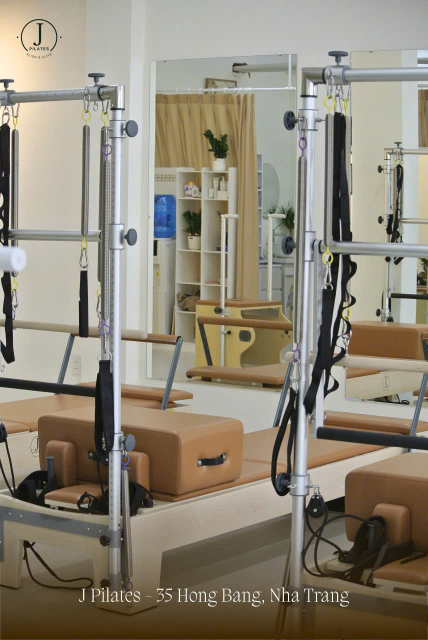
#> input picture docs/thiet-ke/anh-studio/studio-01.jpg, 856 x 1280 px, given in place of studio-13.jpg, which was not available (shown at 1/2 size)
$ python dung-anh.py
#> lines starting #> are read from the running program, lines starting #| are printed output that depends on the picture; pictures that were not available may be replaced by others from this repository, and a replacement may not be noted
"""Dựng ảnh cho từng vị trí trên site, từ 21 khung studio gửi ngày 28.08.2026.

    python3 -m pip install pillow numpy
    python3 docs/thiet-ke/anh-studio/dung-anh.py --phuong-an a

Vì sao có script này thay vì sửa tay trong Photoshop: mỗi vị trí trên site cần
một khung khác nhau, một khung cắt khác nhau và một grade khác nhau. Ghi những
quyết định đó thành mã nguồn thì lần sau còn đọc lại được "vì sao ảnh này nằm
ở đây, vì sao cắt chỗ này" — một thư mục PNG thì không.

BỘ ẢNH GỐC CÓ HAI THẾ GIỚI ÁNH SÁNG, VÀ CHỈ MỘT DÙNG ĐƯỢC
  · Khung 01-09, 17: đèn huỳnh quang, ám xanh lá, nền lộn xộn (xe đẩy, bình
    xịt, thảm nhiều màu, gương phản chiếu), lại thêm logo cháy vào góc trên và
    dải chú thích ở đáy. Đây là ảnh kiểm kê thiết bị, không phải ảnh thương hiệu.
  · Khung 11-15, 19-21: người tập ngược sáng trước tường rèm voan. Cao sáng,
    sạch, có hình khối. Đây là thế giới dùng được.
Trộn hai thế giới vào cùng một trang là lý do lớn nhất khiến trang trông rẻ.

BA THỨ PHẢI BỎ Ở MỌI KHUNG CẮT
  1. Sàn gạch xám — luôn chiếm 15-25% đáy khung và không nói gì.
  2. Watermark — logo góc trên + dải chú thích (01-09), viên "J PILATES"
     (20, 21), dòng "Something new is coming" (21).
  3. Ám xanh lá của đèn huỳnh quang trong vùng tối.
"""

from __future__ import annotations

import argparse
import os
import re
import sys

try:
    import numpy as np
    from PIL import Image, ImageFilter
except ImportError:  # pragma: no cover
    sys.exit("Cần Pillow và numpy: python3 -m pip install pillow numpy")

HERE = os.path.dirname(os.path.abspath(__file__))
ROOT = os.path.abspath(os.path.join(HERE, "..", "..", ".."))
DEST = os.path.join(ROOT, "src_FE", "public", "photos")

#: Chất lượng AVIF. 70 không phải số tròn cho đẹp: đo PSNR của cả mười tệp
#: so với chính bản đã grade, q70 ngang WebP q88 (chênh dưới 0.4 dB ở mọi khung)
#: mà nhẹ hơn 29%. Hạ xuống q65 thì nhẹ hơn 45% nhưng mất nửa dB — không đổi,
#: vì mục đích của AVIF ở đây là GIỮ NGUYÊN chất lượng và bớt byte, không phải
#: bớt byte bằng cách bớt chất lượng. Số đo nằm trong tài liệu đối chiếu.
AVIF_Q = 70

#: #f2f0ea (--sand) chuẩn hoá quanh 1.0 — hướng mà bóng được kéo về.
SAND_HUE = np.array([1.010, 1.000, 0.972])


def _arr(im: Image.Image) -> np.ndarray:
    return np.asarray(im.convert("RGB"), dtype=np.float32) / 255.0


def _img(a: np.ndarray) -> Image.Image:
    return Image.fromarray((np.clip(a, 0, 1) * 255 + 0.5).astype(np.uint8))


def _lum(a: np.ndarray) -> np.ndarray:
    return (a * np.array([0.2126, 0.7152, 0.0722])).sum(axis=2, keepdims=True)


def grade(
    im: Image.Image,
    *,
    wb=0.70,
    denoise=(1.1, 4.0, 0.70),
    floor=0.018,
    contrast=0.28,
    sat=0.90,
    volume=(80, 0.24),
    bloom=0.10,
    warm_bg=(0.64, 0.85),
    sweep=(0.72, 0.70, 0.80),
    grain=0.011,
    tone=0.0,
) -> Image.Image:
    """Chín bước, theo đúng thứ tự này. Mỗi bước sửa một khuyết tật cụ thể của
    bộ ảnh gốc, và thứ tự không đổi được: làm mịn phải đứng TRƯỚC mọi phép tăng
    tương phản, nếu không tương phản sẽ nhân vân nén lên trước khi bị dập.

    Các con số dưới đây tìm ra bằng cách thử — chừng hai mươi vòng đối chiếu
    trên khung studio-13, xem ở đúng kích thước sẽ hiển thị trên trang chứ
    không xem phóng to. Ghi lại ở đây để lần sau khỏi dò lại từ đầu.
    """
    a = _arr(im)

    # 1. Cân trắng MỘT PHẦN theo rèm (percentile 99 là vật trắng chắc chắn có
    #    trong khung). Cân đủ 100% thì hết ám xanh lá nhưng da chuyển cam;
    #    0.70 là chỗ vừa bỏ được ám vừa giữ da đúng.
    ref = np.percentile(a.reshape(-1, 3), 99.0, axis=0)
    a = a * (1 + (ref.mean() / np.maximum(ref, 1e-4) - 1) * wb)

    # 2. Dập vân nén ở trung gian — tức là ở da. Tệp gốc đi qua Zalo nên có vân;
    #    không dập trước thì bước 5 và 6 sẽ biến vân thành vệt loang trên tay.
    if denoise:
        lr, cr, amt = denoise
        yy, cb, cr_ = im.convert("YCbCr").split() if False else _img(a).convert("YCbCr").split()
        soft = _arr(Image.merge("YCbCr", (
            yy.filter(ImageFilter.GaussianBlur(lr)),
            cb.filter(ImageFilter.GaussianBlur(cr)),
            cr_.filter(ImageFilter.GaussianBlur(cr)),
        )).convert("RGB"))
        l = _lum(a)
        m = np.clip((l - 0.18) / 0.68, 0, 1)
        m = (np.sin((m - 0.5) * np.pi) * 0.5 + 0.5) * amt
        a = np.clip(a * (1 - m) + soft * m, 0, 1)

    # 3. Neo điểm đen. Ảnh gốc không có điểm đen — vùng tối dừng ở xám nhạt nên
    #    mặt nào cũng đục. floor > 0 để bóng vẫn mở.
    lo = np.percentile(a, 0.5)
    a = floor + (1 - floor) * np.clip((a - lo) / max(1e-4, 1 - lo), 0, 1)

    # 4. Nén mềm phần trên 0.70, nhưng 1.0 vẫn ra 1.0 — giãn khoảng sáng để nếp
    #    rèm không dồn thành một mảng phẳng.
    x = a.copy(); m = x > 0.70
    t = (x[m] - 0.70) / 0.30
    x[m] = 0.70 + 0.30 * np.tanh(t * 1.7) / np.tanh(1.7)
    a = np.clip(x, 0, 1)

    # 5. S-curve quanh trung gian, không đụng hai đầu.
    a = np.clip(a + contrast * (a - 0.5) * (1 - np.abs(a - 0.5) * 2), 0, 1)

    # 6. Ngả bóng về sắc cát (tone=0 là tắt). Nền trang là #f2f0ea; ảnh lạnh hơn
    #    nền thì luôn trông như dán vào. Sau khi đã cân trắng một phần thì
    #    thường không cần thêm nữa, nên mặc định tắt.
    if tone:
        l = _lum(a)
        a = np.clip(a * (1 + (SAND_HUE - 1) * (tone * (1 - l) ** 2 + 0.24 * l ** 3)), 0, 1)

    # 7. Hạ bão hoà nhẹ. Đệm vinyl và tường bạc hà trong phòng này quá tươi so
    #    với bảng màu cát/mực.
    l = _lum(a); a = np.clip(l + (a - l) * sat, 0, 1)

    # 8. Tương phản cục bộ BÁN KÍNH LỚN, chỉ trên độ sáng, chừa vùng sáng.
    #    Bán kính nhỏ (kiểu "clarity") tạo viền quanh cánh tay trên nền rèm
    #    trắng — đó là vệt HDR và nó trông rẻ. Bán kính lớn thêm khối mà không
    #    để lại viền.
    if volume:
        r, amt = volume
        l = _lum(a)
        lb = np.asarray(_img(np.repeat(l, 3, axis=2)).filter(ImageFilter.GaussianBlur(r)),
                        dtype=np.float32)[:, :, :1] / 255.0
        w = np.clip((0.78 - l) / 0.78, 0, 1) ** 0.6
        a = np.clip(a + (l - lb) * amt * w, 0, 1)

    # 9. Loang sáng nhẹ quanh vùng chói — thứ làm ảnh ngược sáng đọc ra như
    #    chụp phim chứ không như chụp điện thoại. Quá tay thì ảnh mờ như sương.
    if bloom:
        l = _lum(a)
        mask = np.clip((l - 0.80) / 0.20, 0, 1)
        gl = _arr(_img(np.repeat(mask, 3, axis=2)).filter(ImageFilter.GaussianBlur(26)))
        a = np.clip(1 - (1 - a) * (1 - gl * bloom), 0, 1)

    # 10. Rút màu ở những mảng SÁNG và NGẢ VÀNG. Tường rèm không đồng màu: có
    #     một dải bắt nắng ngả be nằm giữa những dải trắng và nó đọc ra như vệt
    #     ố. Ngưỡng đặt trên da nên da không bị đụng.
    if warm_bg:
        th, amt = warm_bg
        l = _lum(a); mx = a.max(axis=2, keepdims=True); mn = a.min(axis=2, keepdims=True)
        s = (mx - mn) / np.maximum(mx, 1e-4)
        warm = np.clip((a[..., 0:1] - a[..., 2:3]) / np.maximum(mx, 1e-4) * 6, 0, 1)
        m = np.clip((l - th) / max(1e-4, 1 - th), 0, 1) * warm * np.clip(s * 4, 0, 1) * amt
        a = np.clip(a + (l - a) * m, 0, 1)

    # 11. Làm sạch hậu cảnh: vùng đã sáng thì đẩy về trắng và rút màu. Rèm voan
    #     trong ảnh gốc không trắng — nó có mảng be, mảng xám xanh và vệt nén.
    if sweep:
        th, push, desat = sweep
        l = _lum(a)
        m = np.clip((l - th) / 0.18, 0, 1); m = m * m * (3 - 2 * m)
        a = a * (1 - desat * m) + (l * np.ones_like(a)) * (desat * m)
        a = np.clip(a + (1 - a) * m * push, 0, 1)

    # 12. Hạt. Vừa che vân nén còn sót, vừa chặn hiện tượng dải màu (banding)
    #     trên mảng rèm lớn sau khi WebP nén lần nữa.
    if grain:
        rng = np.random.default_rng(7)
        n = rng.normal(0, 1, a.shape[:2]).astype(np.float32)
        w = (1 - np.abs(_lum(a)[..., 0] - 0.5) * 2) ** 0.7
        a = np.clip(a + (n * w * grain)[..., None], 0, 1)

    return _img(a)


class Cut:
    """Một quyết định cho một vị trí: lấy khung nào, cắt ở đâu, grade thế nào."""

    def __init__(self, frame, box, ratio, widths, why, *, drops="", **g):
        self.frame, self.box, self.ratio, self.widths = frame, box, ratio, widths
        self.why, self.drops, self.g = why, drops, g

    def render(self, slot: str) -> Image.Image:
        im = Image.open(os.path.join(HERE, f"studio-{self.frame}.jpg")).convert("RGB")
        W, H = im.size
        l, t, r, b = self.box[0] * W, self.box[1] * H, self.box[2] * W, self.box[3] * H
        cw, ch = r - l, b - t
        # Ép về đúng tỉ lệ bằng cách CO khung lại, không bao giờ nới ra: mép đã
        # chọn là mép để tránh watermark, nới ra là watermark quay lại.
        if cw / ch > self.ratio:
            over = (cw - ch * self.ratio) / 2
            l, r = l + over, r - over
        else:
            over = (ch - cw / self.ratio) / 2
            t, b = t + over, b - over
        out = grade(im.crop((round(l), round(t), round(r), round(b))), **self.g)
        # Không phóng to quá kích thước thật: một tệp 1072px dựng từ 1043px chỉ
        # là một lời nói dối về độ nét, và nó nặng hơn bản thật.
        for w in self.widths:
            assert w <= out.width, f"{slot}: {w}px vượt {out.width}px thật"
            small = out.resize((w, round(w / self.ratio)), Image.LANCZOS)
            small.save(os.path.join(DEST, f"{slot}-{w}.webp"), "WEBP", quality=88, method=6)
            small.save(os.path.join(DEST, f"{slot}-{w}.avif"), "AVIF", quality=AVIF_Q, speed=2)
        return out


# ── PHƯƠNG ÁN A — "Ánh sáng" ────────────────────────────────────────────────
# Chỉ lấy thế giới ngược sáng. Ảnh để lớn, không viền, không hiệu ứng: khi khung
# đã đúng thì thứ duy nhất còn phải làm là cho nó chỗ thở.
A = {
    "hero": Cut(
        "13", (0.20, 0.00, 0.83, 0.80), 4 / 5, [321, 643],
        why="Cả người lẫn kiến trúc trong một khung: lồng thép của Cadillac dựng "
            "khung hình, người treo trong đó, rèm sáng phía sau. Hero cần một "
            "hình học, không cần một danh mục thiết bị.",
        drops="Sàn gạch VÀ dải diềm trắng dưới chân bàn. Khung dừng ở thân bàn, "
              "nên đáy là một đường ngang sạch.\n"
              "Giá: chiều cao cắt đi kéo bề rộng xuống còn 643px — vừa đủ 1:1 ở "
              "màn hình thường, hơi mềm trên retina. Đây là trần của bộ ảnh gốc "
              "(1280px cạnh dài), không phải của khung cắt.",
    ),
    "method": Cut(
        "12", (0.00, 0.00, 1.00, 0.97), 4 / 5, [377, 754],
        why="Một cử động ở biên độ đầy đủ — đúng nghĩa 'môn học về sự chính xác'. "
            "Khung dọc vì chính cái vươn lên là nội dung; cắt vuông là cụt tay.",
        drops="Dải sàn ở đáy.",
    ),
    "room": Cut(
        "20", (0.10, 0.04, 0.96, 0.855), 1 / 1, [521, 1043],
        why="Thiết bị đứng một mình trước rèm sáng: gỗ, đệm, thang. Đây là ô "
            "'vật liệu thật' — nó cần một vật, không cần một căn phòng.",
        drops="Viên watermark 'J PILATES' ở đáy, phần lớn sàn.",
        wb=0.55,
    ),
    "practice": Cut(
        "15", (0.04, 0.16, 0.68, 0.80), 16 / 10, [409, 819],
        why="Một buổi tập trông như thế nào: người giữ tư thế trên reformer, "
            "đường ray chạy ngang khung.",
        drops="Một phần ba bên phải — tháp, barrel, dây đai chồng lên nhau.",
    ),
    "welcome": Cut(
        "11", (0.00, 0.00, 1.00, 0.96), 3 / 4, [330, 660],
        why="Ô dọc cao của trang đăng nhập có khung riêng, không mượn ô vuông "
            "'room' rồi để object-cover xén bừa.",
        drops="Dải sàn ở đáy.",
    ),
    # Không có 'city'. Xem ghi chú ở cuối tệp.
}

# ── PHƯƠNG ÁN G3 — "Một khung" ──────────────────────────────────────────────
# Trang chủ mang ĐÚNG MỘT bức ảnh. Lý do không phải thẩm mỹ tối giản, mà là ba
# phép đo đã có sẵn trong chính dự án này:
#
#   1. Sáu khung dùng được đều từ một buổi chụp, một người, một bức tường rèm.
#      Bày ba tấm cạnh nhau thì người xem đọc ra "một bộ ảnh mỏng bị kéo dài".
#      Bày một tấm thì không có gì để so, và sự đơn điệu thôi hiện ra.
#   2. Khung hero của phương án A cắt dọc 4/5 từ studio-13 — vốn là khung NGANG
#      1280x1005. Ép khung ngang vào ô dọc là chỗ mất độ phân giải: còn 643px,
#      và chính tài liệu A ghi "hơi mềm trên retina". Trả nó về chiều ngang tự
#      nhiên thì được 1088px, hơn 69% chiều dài cạnh.
#   3. Trần 1280px của bộ ảnh quyết định luôn bề rộng trình bày. Ảnh 1088px
#      kéo tràn màn hình 1440px là phóng to 1.3 lần — đúng thứ Cut.render từ
#      chối làm khi ghi tệp. Nên ảnh KHÔNG tràn viền: nó dừng ở đúng 1088px.
#      Cái lề còn lại không phải trang trí, nó là trần độ phân giải nhìn thấy
#      được — và một tấm ảnh dừng trước mép trang đọc ra là được CHỌN, không
#      phải được lấp vào.
G3 = dict(A)
G3["hero"] = Cut(
    "13", (0.07, 0.00, 0.92, 0.82), 4 / 3, [544, 768, 1088],
    why="Cùng khung với phương án A, trả về chiều ngang vốn có của nó. Khung "
        "thép của Cadillac dựng thành một hình chữ nhật, người treo bên trong, "
        "rèm sáng phía sau — hình học đủ mạnh để một mình gánh cả trang chủ.",
    drops="Dải tường xám ở mép trái, sàn gạch. Đáy dừng ở thân bàn nên mép dưới "
          "là một đường ngang sạch.\n"
          "Được: 1088px thay vì 643px. Đổi lại, khung này nói về căn phòng và "
          "về sự kiểm soát, không nói về một lớp nhóm nhỏ cho người mới — phần "
          "đó nay do chữ gánh, vì không còn tấm thứ hai để gánh hộ.\n"
          "Ba bề rộng chứ không phải hai: điện thoại 390px ở DPR 2 cần khoảng "
          "700px, mà nhảy thẳng 544 → 1088 thì máy phải tải bản to nhất — 63 kB "
          "cho một ô rộng 350px. Bậc 768 cắt còn chừng một nửa, và đây đúng là "
          "tấm quyết định LCP trên thiết bị chiếm phần lớn lưu lượng.",
)

OPTIONS = {"a": A, "g3": G3}


# [18 lines left out: function kiem_tra_khop, not called in this run]


def main() -> int:
    ap = argparse.ArgumentParser(description=__doc__)
    ap.add_argument("--phuong-an", default="a", choices=sorted(OPTIONS))
    args = ap.parse_args()
    os.makedirs(DEST, exist_ok=True)
    tong = {"webp": 0, "avif": 0}
    for slot, cut in OPTIONS[args.phuong_an].items():
        im = cut.render(slot)
#> in render, im is the input picture: PIL image 856x1280 RGB; mean R, G, B 142.3, 134.7, 119.3
#> in _arr, `return np.asarray(im.convert("RGB"), dtype=np.float32) / 255.0`:
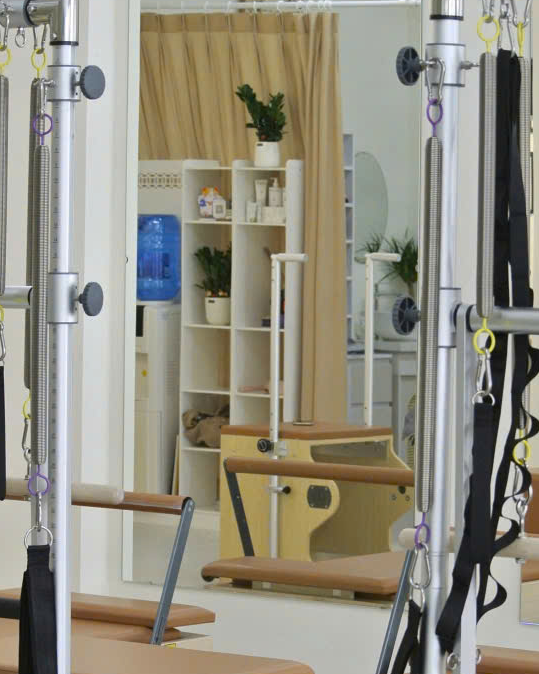
#> returned value: shape (674, 539, 3) float32; mean of channels 0, 1, 2 0.576, 0.561, 0.506; drawn as R, G, B
#> in grade, `ref = np.percentile(a.reshape(-1, 3), 99.0, axis=0)`: ref = [0.867, 0.89, 0.937]
#> in grade, `m = (np.sin((m - 0.5) * np.pi) * 0.5 + 0.5) * amt`:
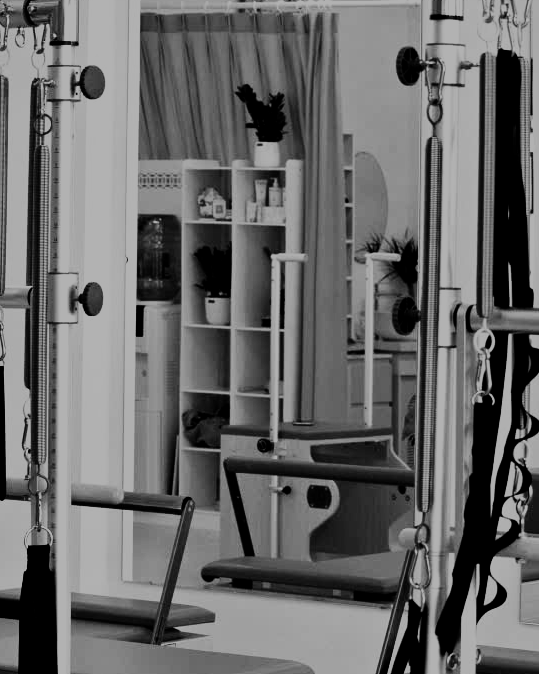
#> m: shape (674, 539, 1) float64; min 0, max 0.7, mean 0.416
#> in grade, `lo = np.percentile(a, 0.5)`: lo = 0.075
#> in grade, `s = (mx - mn) / np.maximum(mx, 1e-4)`:
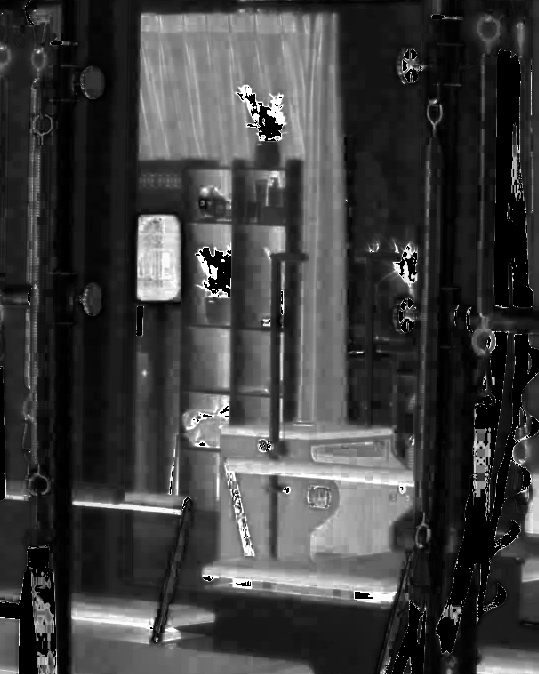
#> s: shape (674, 539, 1) float64; min 0, max 1, mean 0.246
#> in grade, `warm = np.clip((a[..., 0:1] - a[..., 2:3]) / np.maximum(mx, 1e-4) * 6,..`:
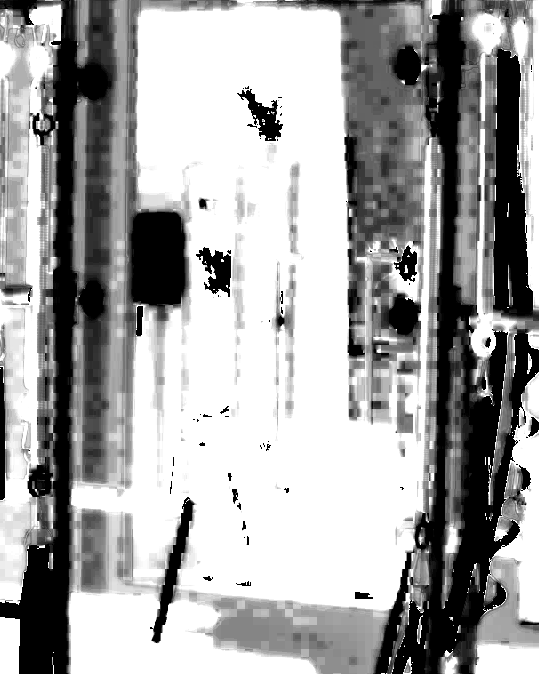
#> warm: shape (674, 539, 1) float64; min 0, max 1, mean 0.645
#> in grade, `m = m * m * (3 - 2 * m)`:
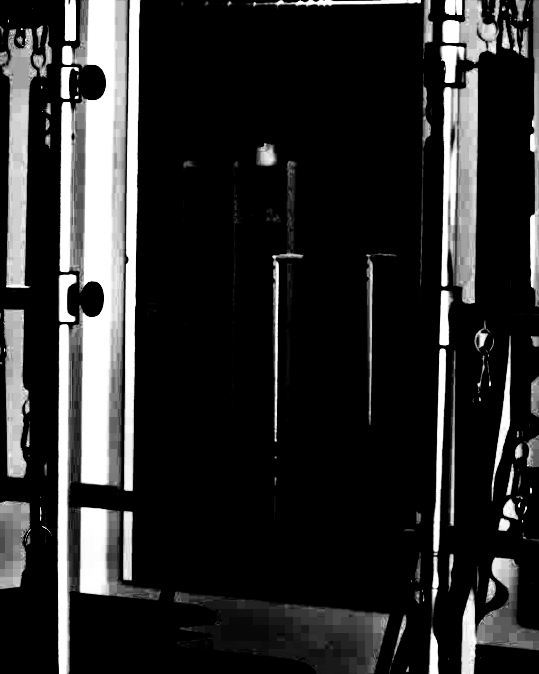
#> m: shape (674, 539, 1) float64; min 0, max 1, mean 0.167
#> in grade, `w = (1 - np.abs(_lum(a)[..., 0] - 0.5) * 2) ** 0.7`:
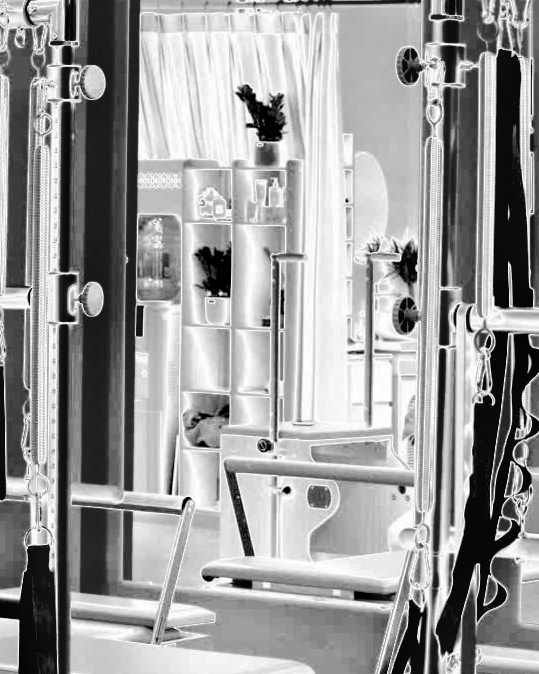
#> w: shape (674, 539) float64; min 0, max 1, mean 0.609
#> the loop in render, `for w in self.widths:` made 1 pass
#> pass 1, in render, `small = out.resize((w, round(w / self.ratio)), Image.LANCZOS)`:
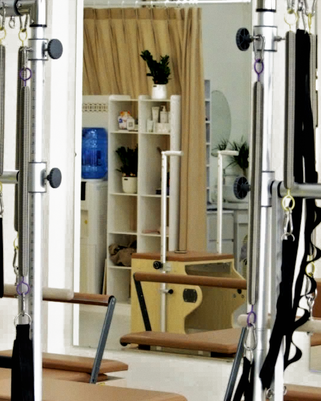
#> small: PIL image 321x401 RGB; mean R, G, B 148.8, 141.8, 123.6
        for w in cut.widths:
            for ext in tong:
                tong[ext] += os.path.getsize(os.path.join(DEST, f"{slot}-{w}.{ext}"))
        print(f"{slot:9} ← studio-{cut.frame}  {im.size[0]}x{im.size[1]}  ({', '.join(map(str, cut.widths))})")
    giam = (1 - tong["avif"] / tong["webp"]) * 100
    print(f"\nWebP q88 {tong['webp'] / 1024:6.1f} kB   "
          f"AVIF q{AVIF_Q} {tong['avif'] / 1024:6.1f} kB   nhẹ hơn {giam:.0f}%")
    return kiem_tra_khop()


if __name__ == "__main__":
#> (the run stopped early here; a loop or call above may not have finished)

$ run again, on docs/thiet-ke/anh-studio/studio-05.jpg
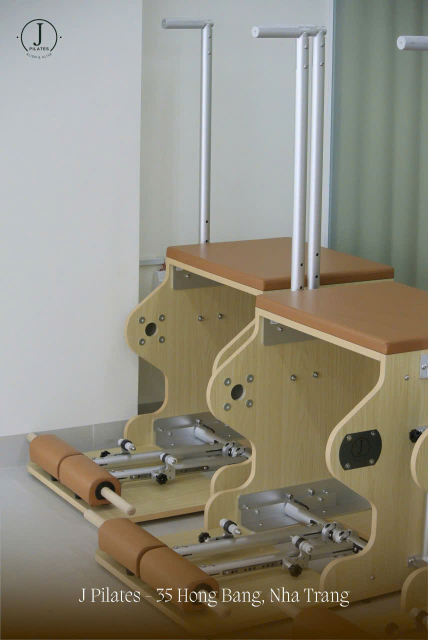
#> input picture docs/thiet-ke/anh-studio/studio-05.jpg, 856 x 1280 px, given in place of studio-13.jpg, which was not available (shown at 1/2 size)
#> in render, im is the input picture: PIL image 856x1280 RGB; mean R, G, B 144.4, 139.9, 125.4
#> im: PIL image 539x674 RGB
#> ref = [0.867, 0.89, 0.949]
#> in grade, `m = (np.sin((m - 0.5) * np.pi) * 0.5 + 0.5) * amt`:
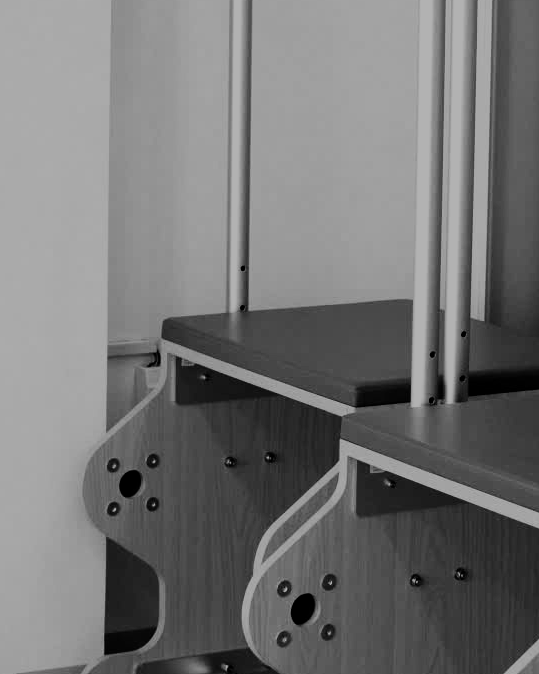
#> m: shape (674, 539, 1) float64; min 0, max 0.7, mean 0.462
#> lo = 0.186
#> x: shape (674, 539, 3) float64; mean R, G, B 0.559, 0.526, 0.427
#> in grade, `w = (1 - np.abs(_lum(a)[..., 0] - 0.5) * 2) ** 0.7`:
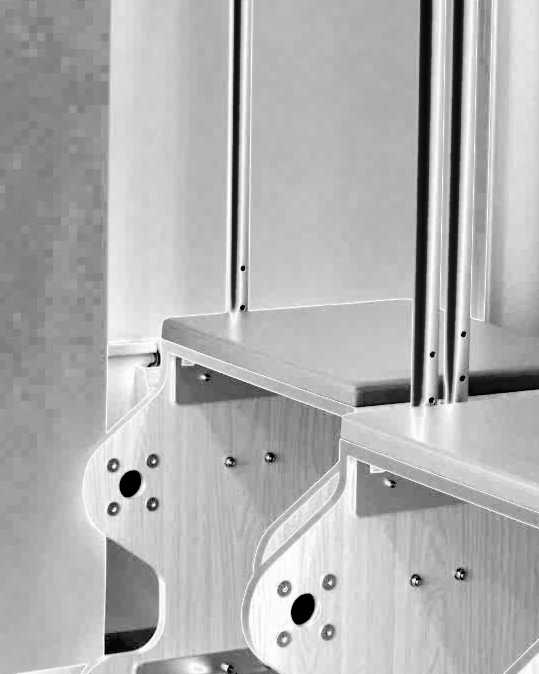
#> w: shape (674, 539) float64; min 0, max 1, mean 0.694
